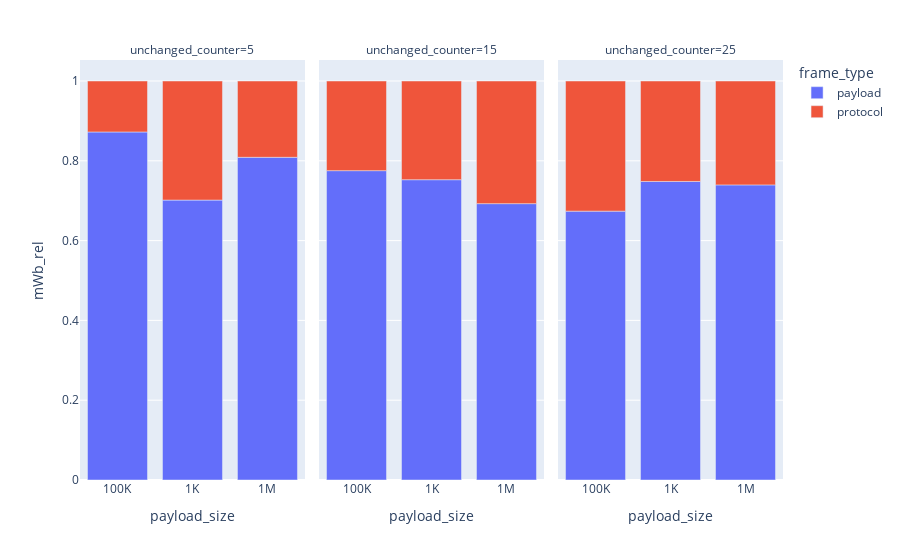

Here is the notebook cell this chart was saved with:
### Markdown cell above
# What is BTP's overhead for building the tree

### Code cell
btp_energy_df = energy_df[energy_df["max_power"] == False]

fig = px.bar(
    btp_energy_df,
    x="payload_size",
    y="mWb_rel",
    color="frame_type",
    facet_col="unchanged_counter",
)
fig

### Figure 1 — Plotly figure (JSON) as saved in the notebook; plotly's stock layout.template omitted (floating-point values rounded to 4 significant figures)
{"data": [{"alignmentgroup": "True", "hovertemplate": "frame_type=payload<br>unchanged_counter=5<br>payload_size=%{x}<br>mWb_rel=%{y}<extra></extra>", "legendgroup": "payload", "marker": {"color": "#636efa", "pattern": {"shape": ""}}, "name": "payload", "offsetgroup": "payload", "orientation": "v", "showlegend": true, "textposition": "auto", "type": "bar", "x": ["100K", "1K", "1M"], "xaxis": "x", "y": [0.8723, 0.7015, 0.8087], "yaxis": "y"}, {"alignmentgroup": "True", "hovertemplate": "frame_type=payload<br>unchanged_counter=15<br>payload_size=%{x}<br>mWb_rel=%{y}<extra></extra>", "legendgroup": "payload", "marker": {"color": "#636efa", "pattern": {"shape": ""}}, "name": "payload", "offsetgroup": "payload", "orientation": "v", "showlegend": false, "textposition": "auto", "type": "bar", "x": ["100K", "1K", "1M"], "xaxis": "x2", "y": [0.7753, 0.7526, 0.6926], "yaxis": "y2"}, {"alignmentgroup": "True", "hovertemplate": "frame_type=payload<br>unchanged_counter=25<br>payload_size=%{x}<br>mWb_rel=%{y}<extra></extra>", "legendgroup": "payload", "marker": {"color": "#636efa", "pattern": {"shape": ""}}, "name": "payload", "offsetgroup": "payload", "orientation": "v", "showlegend": false, "textposition": "auto", "type": "bar", "x": ["100K", "1K", "1M"], "xaxis": "x3", "y": [0.6739, 0.7482, 0.7396], "yaxis": "y3"}, {"alignmentgroup": "True", "hovertemplate": "frame_type=protocol<br>unchanged_counter=5<br>payload_size=%{x}<br>mWb_rel=%{y}<extra></extra>", "legendgroup": "protocol", "marker": {"color": "#EF553B", "pattern": {"shape": ""}}, "name": "protocol", "offsetgroup": "protocol", "orientation": "v", "showlegend": true, "textposition": "auto", "type": "bar", "x": ["100K", "1K", "1M"], "xaxis": "x", "y": [0.1277, 0.2985, 0.1913], "yaxis": "y"}, {"alignmentgroup": "True", "hovertemplate": "frame_type=protocol<br>unchanged_counter=15<br>payload_size=%{x}<br>mWb_rel=%{y}<extra></extra>", "legendgroup": "protocol", "marker": {"color": "#EF553B", "pattern": {"shape": ""}}, "name": "protocol", "offsetgroup": "protocol", "orientation": "v", "showlegend": false, "textposition": "auto", "type": "bar", "x": ["100K", "1K", "1M"], "xaxis": "x2", "y": [0.2247, 0.2474, 0.3074], "yaxis": "y2"}, {"alignmentgroup": "True", "hovertemplate": "frame_type=protocol<br>unchanged_counter=25<br>payload_size=%{x}<br>mWb_rel=%{y}<extra></extra>", "legendgroup": "protocol", "marker": {"color": "#EF553B", "pattern": {"shape": ""}}, "name": "protocol", "offsetgroup": "protocol", "orientation": "v", "showlegend": false, "textposition": "auto", "type": "bar", "x": ["100K", "1K", "1M"], "xaxis": "x3", "y": [0.3261, 0.2518, 0.2604], "yaxis": "y3"}], "layout": {"annotations": [{"font": {}, "showarrow": false, "text": "unchanged_counter=5", "x": 0.16, "xanchor": "center", "xref": "paper", "y": 1, "yanchor": "bottom", "yref": "paper"}, {"font": {}, "showarrow": false, "text": "unchanged_counter=15", "x": 0.5, "xanchor": "center", "xref": "paper", "y": 1, "yanchor": "bottom", "yref": "paper"}, {"font": {}, "showarrow": false, "text": "unchanged_counter=25", "x": 0.84, "xanchor": "center", "xref": "paper", "y": 1, "yanchor": "bottom", "yref": "paper"}], "barmode": "relative", "legend": {"title": {"text": "frame_type"}, "tracegroupgap": 0}, "margin": {"t": 60}, "xaxis": {"anchor": "y", "domain": [0, 0.32], "title": {"text": "payload_size"}}, "xaxis2": {"anchor": "y2", "domain": [0.34, 0.66], "matches": "x", "title": {"text": "payload_size"}}, "xaxis3": {"anchor": "y3", "domain": [0.68, 1.0], "matches": "x", "title": {"text": "payload_size"}}, "yaxis": {"anchor": "x", "domain": [0, 1], "title": {"text": "mWb_rel"}}, "yaxis2": {"anchor": "x2", "domain": [0, 1], "matches": "y", "showticklabels": false}, "yaxis3": {"anchor": "x3", "domain": [0, 1], "matches": "y", "showticklabels": false}}}
